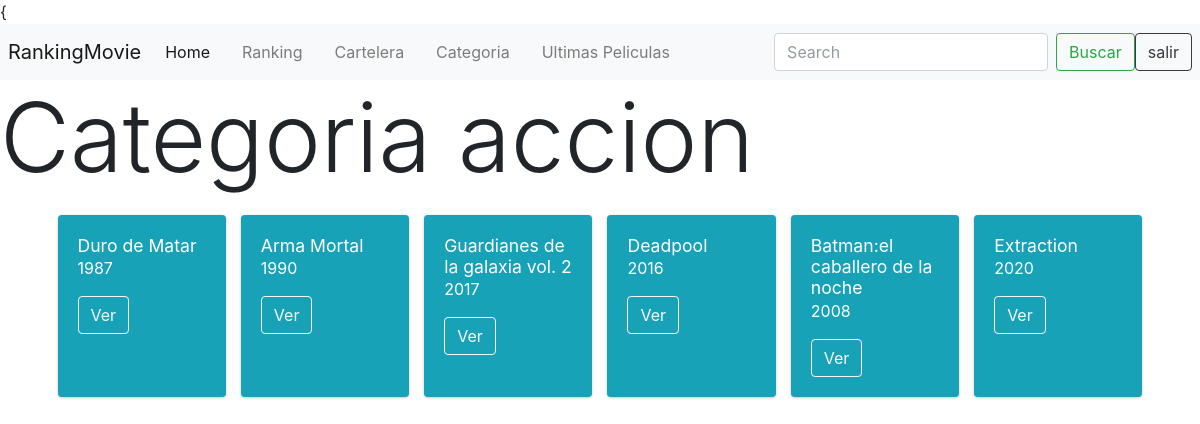
The app's page /categorias2/1/ with its own data.
### app/models.py (models this page shows, shortened)
class Categoria(models.Model):
    nombre = models.CharField(max_length=45, null=False)
    peliculas = models.ManyToManyField(Pelicula, related_name='peliculas')
    class Meta:
        app_label = 'app'

class Pelicula(models.Model):
    titulo = models.CharField(max_length=200, null=False)
    sinopsis = models.TextField(null=True)
    anio = models.IntegerField(null=True)
    actores=models.TextField(max_length=2000, null=True)
    duracion = models.IntegerField(null=True)
    enCartelera=models.BooleanField(null=False)
    fecha_creacion = models.DateTimeField(auto_now_add=True)
    estado = models.TextField(null=True)
    class Meta:
        app_label = 'app'

### app/views.py (the view)
# urls.py: path('categorias2/<int:id>/', views.categoria2, name='categoria2'),
def categoria2(request,id):
    obj_categoria = Categoria.objects.get(pk=id)
    contexto = {
        'categoria2' : obj_categoria
    }
    return render(request,'app/categoria2.html', contexto)

### app/templates/app/categoria2.html (shortened to what this page needs)
{% extends "app/baseusuario.html"%}
{% load static %}
{% block contenido %}
<h1 class="display-1">Categoria {{ categoria2.nombre }}</h1>
<div class="card-deck" style="margin: 20px 50px">
    {% for p in categoria2.peliculas.all %}
    <div class="card text-white bg-info mb-3">
      <div class="card-body">
          <h3 class="card-title">{{ p.titulo }}</h3>
          <p class="card-text">{{ p.anio }}</small></p>
          <a href="{% url 'app:verpeli2' p.id %}"><button type="button" class="btn btn-outline-light" >Ver</button></a>
       </div>
     </div>
    {% endfor %}
  </div>
{% endblock %}

### records on screen
Categoria: nombre "accion"
Pelicula: titulo "Duro de Matar", anio "1987"
Pelicula: titulo "Arma Mortal", anio "1990"
Pelicula: titulo "Guardianes de la galaxia vol. 2", anio "2017"
Pelicula: titulo "Deadpool", anio "2016"
Pelicula: titulo "Batman:el caballero de la noche", anio "2008"
Pelicula: titulo "Extraction", anio "2020"
